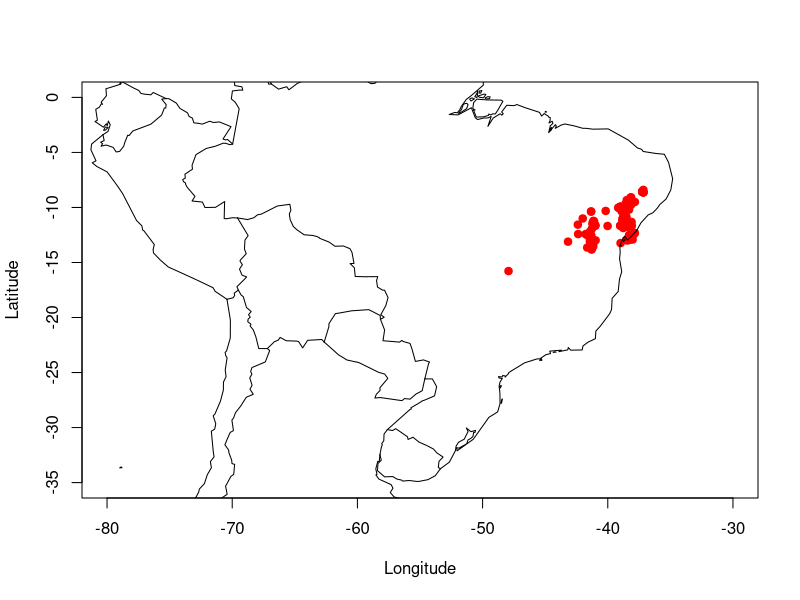

Write R code to recreate this figure.
#------------------------- Mimosa lewisii --------------------------------------

library(tidyverse)

#-------- BANCO DE DADOS DA ESPÉCIE MIMOSA LEWISII OBTIDOS NO SPECIESLINK
# (364 registros, sem filtragem)

# Variável que representa o banco de dados
M_lewisii1 <- read_delim('Mimosa_lewisii/SpeciesLink/speciesLink_all_67587_20201211193651.txt',
                         delim='\t')
M_lewisii1 <- as_tibble(M_lewisii1)

#--------

# Mudando os valores NAs das colunas longitute_num e latitude_num para 0
M_lewisii1 <- M_lewisii1 %>%
    mutate(longitude_mun = coalesce(longitude_mun, 0.0), latitude_mun = coalesce(
        latitude_mun, 0.0))

# Juntando as coodernadas nas observações, que estavam divididas em 4 colunas
M_lewisii1 <- M_lewisii1 %>%
    mutate(latitude_final = latitude + latitude_mun, longitude_final = longitude+
               longitude_mun) 

# Retirando observações sem coordenadas geográficas
M_lewisii1 <- M_lewisii1[!(M_lewisii1$latitude == 0.00 & M_lewisii1$latitude_mun == 0.00),]

# Removendo observações com coordenadas iguais
M_lewisii1 <- M_lewisii1 %>%
    distinct(latitude_final, longitude_final, .keep_all = TRUE)

# Criando o arquivo CSV limpo (171 ocorrências)
arquivo1 <- M_lewisii1 %>% 
    select(datelastmodified, scientificname, catalognumber,country, stateprovince,
           county, locality, latitude_final, longitude_final)

write_csv(arquivo1, 'M_lewisii_SpeciesLink_limpo.csv')

#---------

view(arquivo1)

view(M_lewisii1)

#---------
# PLOT DAS OCORRENCIAS

library(maps)

plot (arquivo1$longitude_final, arquivo1$latitude_final,
      xlim=c(-80,-30),ylim=c(-35,0), col='red',pch=19,
      xlab='Longitude',ylab='Latitude' )
map(add=T)

